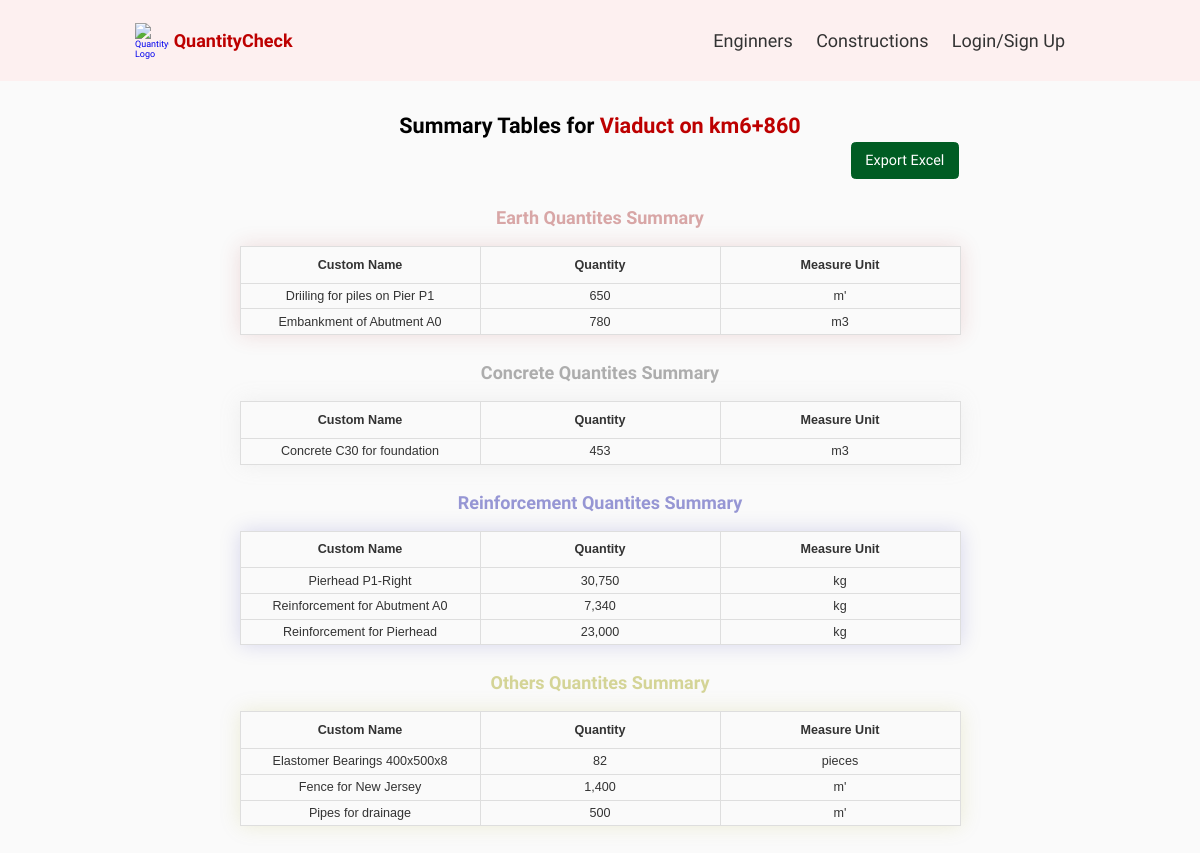
Page /summary-positions/27aa2ca7-12b5-48f4-afa3-b77ef4bc23fd on the earlier database version.
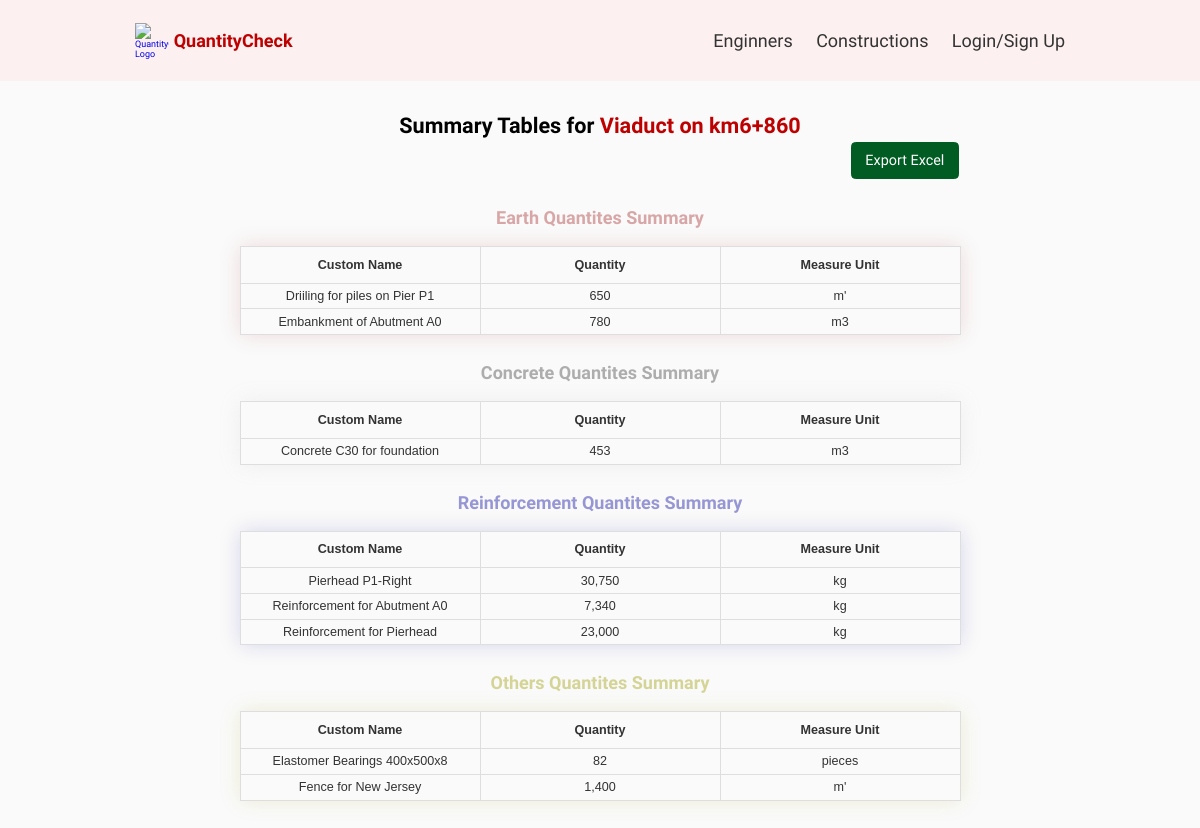
Same page on the later database version.
### constructions/models.py (models this page shows, shortened)
class Reinforcement(models.Model):
    owner = models.ForeignKey(Construction, null=True, blank=True, on_delete=models.CASCADE)
    date = models.DateField(auto_now_add=False, auto_now=False, null=True, blank=True)
    name = models.CharField(max_length=50, default='Position Name')
    custom_name = models.CharField(max_length=50, default='Position Custom Name')
    quantity = models.DecimalField(decimal_places=2, max_digits=50, null=True, blank=True, default=0)
    measure_unit_dropdown = models.ForeignKey('MeasureUnit', null=True, blank=True, on_delete=models.SET_NULL)
    created = models.DateTimeField(auto_now_add=True)
    id = models.UUIDField(default=uuid.uuid4, unique=True, primary_key=True, editable=False)
    class Meta:
        ordering = ['-created']

class Others(models.Model):
    owner = models.ForeignKey(Construction, null=True, blank=True, on_delete=models.CASCADE)
    date = models.DateField(auto_now_add=False, auto_now=False, null=True, blank=True)
    name = models.CharField(max_length=50, default='Position Name')
    custom_name = models.CharField(max_length=50, default='Position Custom Name')
    quantity = models.DecimalField(decimal_places=2, max_digits=50, null=True, blank=True, default=0)
    measure_unit_dropdown = models.ForeignKey('MeasureUnit', null=True, blank=True, on_delete=models.SET_NULL)
    created = models.DateTimeField(auto_now_add=True)
    id = models.UUIDField(default=uuid.uuid4, unique=True, primary_key=True, editable=False)
    class Meta:
        ordering = ['-created']

### constructions/views.py (the view)
# urls.py: path('summary-positions/<str:pk>', views.summaryPositions, name='summary-positions'),
def summaryPositions(request, pk):
    constructionObj = Construction.objects.get(id=pk)
    earthSummary = Earth.objects.filter(Q(owner=constructionObj)).values('custom_name', 'measure_unit_dropdown__name').annotate(quantity=Sum('quantity')).order_by('custom_name')
    concreteSummary = Concrete.objects.filter(Q(owner=constructionObj)).values('custom_name', 'measure_unit_dropdown__name').annotate(quantity=Sum('quantity')).order_by('custom_name')
    reinforcementSummary = Reinforcement.objects.filter(Q(owner=constructionObj)).values('custom_name', 'measure_unit_dropdown__name').annotate(quantity=Sum('quantity')).order_by('custom_name')
    othersSummary = Others.objects.filter(Q(owner=constructionObj)).values('custom_name', 'measure_unit_dropdown__name').annotate(quantity=Sum('quantity')).order_by('custom_name')
    context = {'construction':constructionObj,
    'earthSummary':earthSummary,
    'concreteSummary':concreteSummary,
    'reinforcementSummary':reinforcementSummary,
    'othersSummary':othersSummary,
    }
    return render(request, 'constructions/summary_positions.html', context)

### constructions/models.py (called while the page is built)
    def __str__(self):
        return self.title

### constructions/templates/constructions/summary_positions.html
{% extends 'main.html' %}
{% block content %}
<main>
    <section class="summary__section">
        <h3 class=singleConstruction__subtitle>Summary Tables for <a class="subtitle__link" href="{% url 'constructions:construction' construction.id %}">{{construction}}</a></h3>
        <a class="excel" href="{% url 'constructions:export-excel' construction.id %}">Export Excel</a>
        <br>
            <h3 class="summary__table-title">Earth Quantites Summary</h3>
        <table class="summary__table">
            <tr>
                <th>Custom Name</th>
                <th>Quantity</th>
                <th>Measure Unit</th>
            </tr>
            {% for quantity in earthSummary %}
            <tr>
                <td>{{quantity.custom_name}}</td>
                <td>{{quantity.quantity}}</td>
                <td>{{quantity.measure_unit_dropdown__name}}</td>
            </tr>
            {% endfor %}
        </table>
        <h3 class="summary__table-title">Concrete Quantites Summary</h3>
        <table class="summary__table">
            <tr>
                <th>Custom Name</th>
                <th>Quantity</th>
                <th>Measure Unit</th>
            </tr>
            {% for quantity in concreteSummary %}
            <tr>
                <td>{{quantity.custom_name}}</td>
                <td>{{quantity.quantity}}</td>
                <td>{{quantity.measure_unit_dropdown__name}}</td>
            </tr>
            {% endfor %}
        </table>
        <h3 class="summary__table-title">Reinforcement Quantites Summary</h3>
        <table class="summary__table">
            <tr>
                <th>Custom Name</th>
                <th>Quantity</th>
                <th>Measure Unit</th>
            </tr>
            {% for quantity in reinforcementSummary %}
            <tr>
                <td>{{quantity.custom_name}}</td>
                <td>{{quantity.quantity}}</td>
                <td>{{quantity.measure_unit_dropdown__name}}</td>
            </tr>
            {% endfor %}
        </table>
        <h3 class="summary__table-title">Others Quantites Summary</h3>
        <table class="summary__table">
            <tr>
                <th>Custom Name</th>
                <th>Quantity</th>
                <th>Measure Unit</th>
            </tr>
            {% for quantity in othersSummary %}
            <tr>
                <td>{{quantity.custom_name}}</td>
                <td>{{quantity.quantity}}</td>
                <td>{{quantity.measure_unit_dropdown__name}}</td>
            </tr>
            {% endfor %}
        </table>
    </section>
</main>
{% endblock content %}

Differences in the rows shown:
removed Others: custom_name "Pipes for drainage", quantity "500", measure_unit_dropdown__name "m'"
